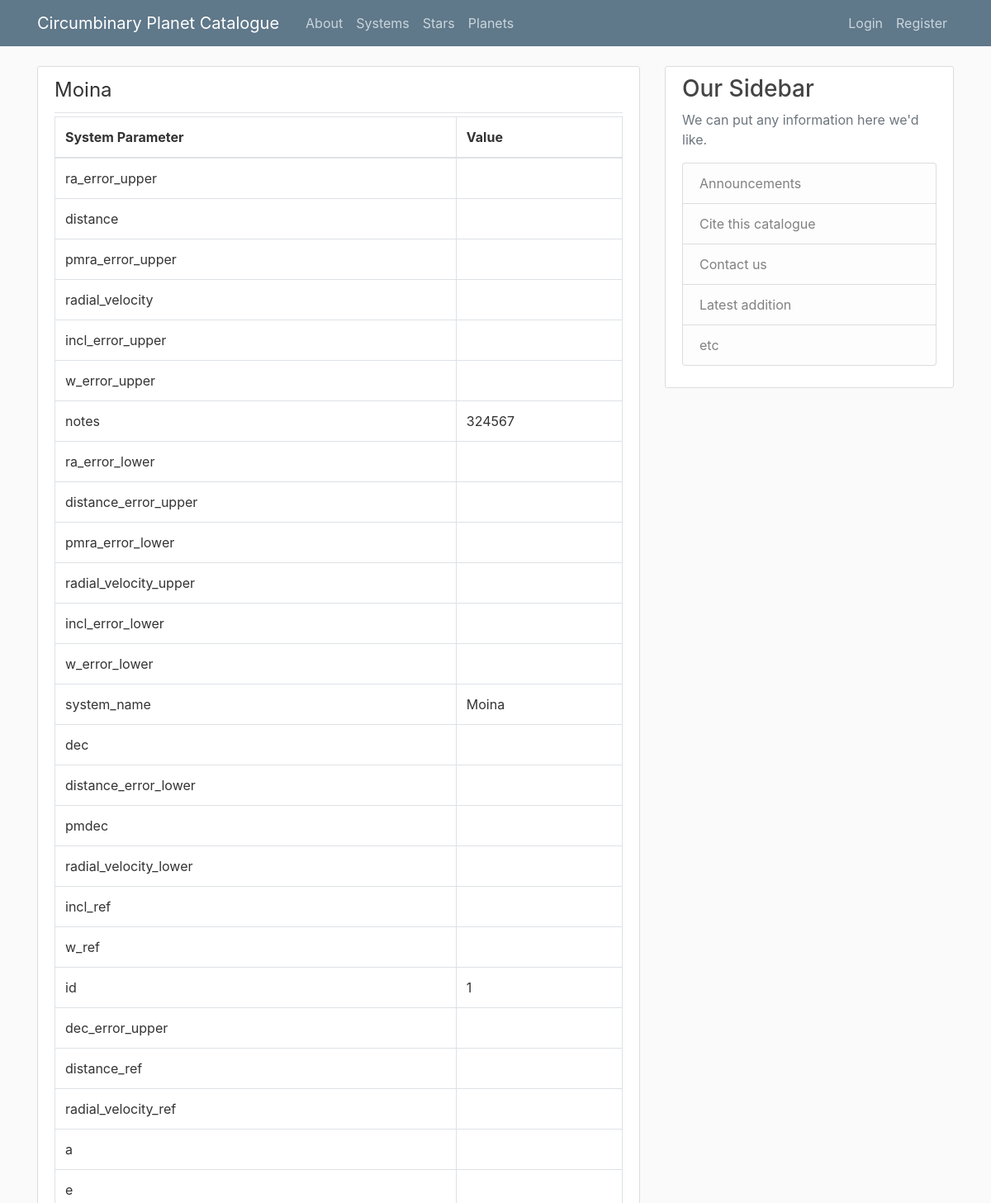
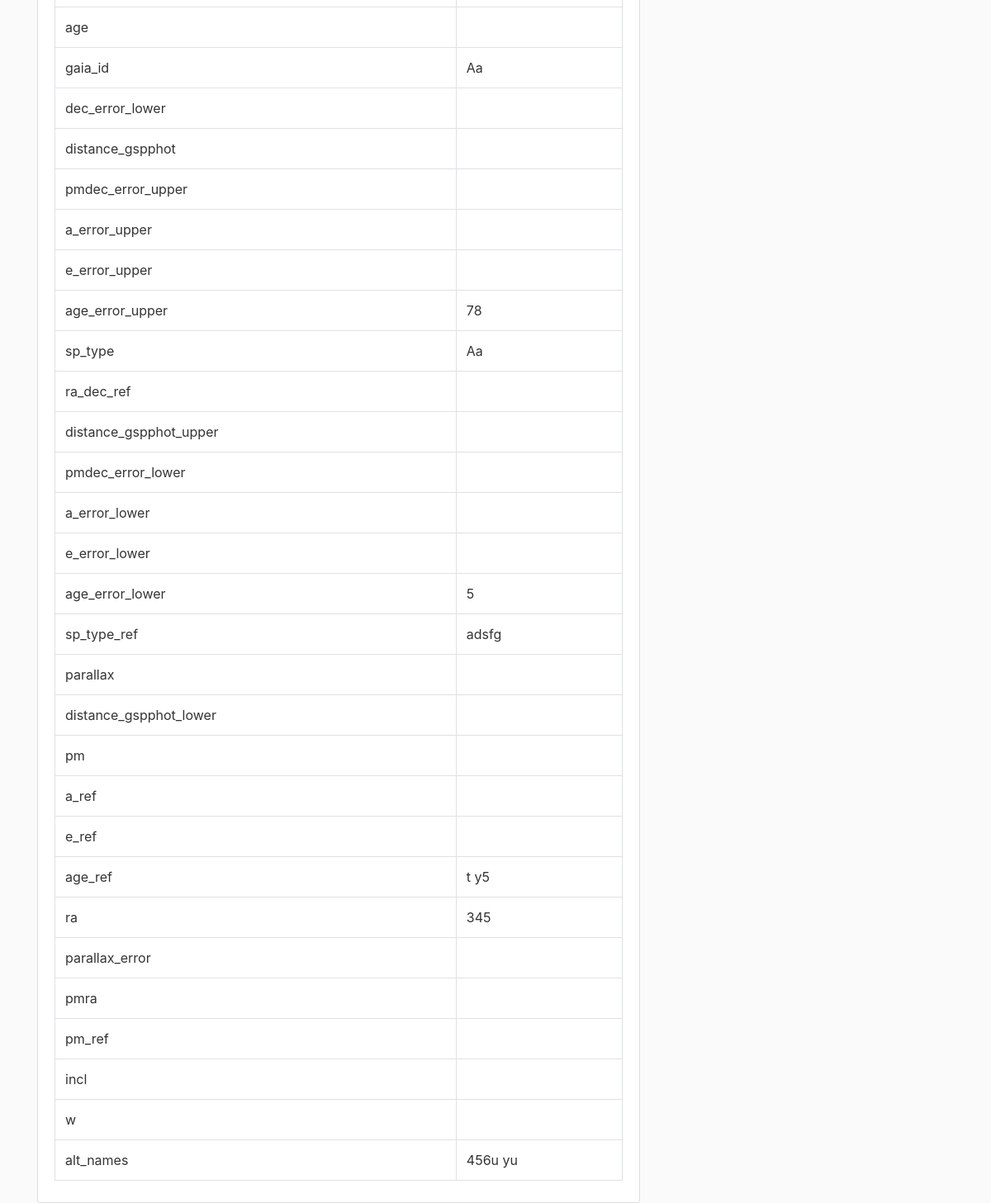
Screenshot of /system/1 with the database file from the repository (2 pictures, top to bottom).
### flaskblog/models.py (models this page shows, shortened)
class System(db.Model):
    id = db.Column(db.Integer, primary_key=True)
    system_name = db.Column(db.String, nullable=False)
    gaia_id = db.Column(db.String)
    sp_type = db.Column(db.String)
    sp_type_ref = db.Column(db.String)
    ra = db.Column(db.String)
    ra_error_upper = db.Column(db.String)
    ra_error_lower = db.Column(db.String)
    dec = db.Column(db.String)
    dec_error_upper = db.Column(db.String)
    dec_error_lower = db.Column(db.String)
    ra_dec_ref = db.Column(db.Text)
    parallax = db.Column(db.String)
    parallax_error = db.Column(db.String)
    distance = db.Column(db.String)
    distance_error_upper = db.Column(db.String)
    distance_error_lower = db.Column(db.String)
    distance_ref = db.Column(db.Text)
    distance_gspphot = db.Column(db.String)
    distance_gspphot_upper = db.Column(db.String)
    distance_gspphot_lower = db.Column(db.String)
    pmra = db.Column(db.String)
    pmra_error_upper = db.Column(db.String)
    pmra_error_lower = db.Column(db.String)
    pmdec = db.Column(db.String)
    pmdec_error_upper = db.Column(db.String)
    pmdec_error_lower = db.Column(db.String)
    pm = db.Column(db.String)
    pm_ref = db.Column(db.Text)
    radial_velocity = db.Column(db.String)
    radial_velocity_upper = db.Column(db.String)
    radial_velocity_lower = db.Column(db.String)
    radial_velocity_ref = db.Column(db.Text)
    a = db.Column(db.String)
    a_error_upper = db.Column(db.String)
    a_error_lower = db.Column(db.String)
    a_ref = db.Column(db.Text)
    incl = db.Column(db.String)
    incl_error_upper = db.Column(db.String)
    incl_error_lower = db.Column(db.String)
    incl_ref = db.Column(db.Text)
    e = db.Column(db.String)
    e_error_upper = db.Column(db.String)
    e_error_lower = db.Column(db.String)
    e_ref = db.Column(db.Text)
    w = db.Column(db.String)
    w_error_upper = db.Column(db.String)
    w_error_lower = db.Column(db.String)
    w_ref = db.Column(db.Text)
    age = db.Column(db.String)
    age_error_upper = db.Column(db.String)
    age_error_lower = db.Column(db.String)
    age_ref = db.Column(db.Text)
    alt_names = db.Column(db.String)
    notes = db.Column(db.String)
    user_id = db.Column(db.Integer, db.ForeignKey('user.id'), nullable=False)

### flaskblog/systems/routes.py (the view)
@systems_bp.route("/system/<int:system_id>", methods=['GET', 'POST'])
def system(system_id):
    system = System.query.get_or_404(system_id)
    return render_template('system.html', title=system.system_name, system=system.__dict__)

### flaskblog/templates/system.html (shortened to what this page needs)
{% extends "layout.html" %}
{% block content %}
        <article class="media content-section">
          <div class="media-body">
            <div class="article-metadata">
                <legend class=""> {{ system.system_name }}  </legend>
            </div>
            <table class="table table-bordered">
                <thead>
                  <tr>
                    <th scope="col">System Parameter </th>
                    <th scope="col">Value </th>
                  </tr>
                </thead>
                <tbody>
                    {% for param, val in system.items() %}
                        {% if param not in ['user_id', '_sa_instance_state'] %}
                        <tr> <td> {{ param }} </td> <td> {{ val }} </td> </tr>
                        {% endif %}
                    {% endfor %}
                </tbody>
              </table>
          </div>
        </article>
{% endblock content %}

### flaskblog/templates/layout.html (shortened to what this page needs)
<!DOCTYPE html>
<html>
<head>
    <link rel="stylesheet" href="https://maxcdn.bootstrapcdn.com/bootstrap/4.0.0/css/bootstrap.min.css">
    <link rel="stylesheet" type="text/css" href="{{ url_for('static', filename='main.css') }}">
</head>
<body>
    <header class="site-header">
      <nav class="navbar navbar-expand-md navbar-dark bg-steel fixed-top">
        <div class="container">
          <a class="navbar-brand mr-4" href="/"> Circumbinary Planet Catalogue </a>
          <div class="collapse navbar-collapse" id="navbarToggle">
            <div class="navbar-nav mr-auto">
              <a class="nav-item nav-link" href="{{ url_for('main.about') }}">About</a>
              <a class="nav-item nav-link" href="{{ url_for('systems.systems') }}">Systems</a>
              <a class="nav-item nav-link" href="{{ url_for('stars.stars') }}">Stars</a>
              <a class="nav-item nav-link" href="{{ url_for('planets.planets') }}">Planets</a>
            </div>
            <div class="navbar-nav">
              {% if current_user.is_authenticated %}
              <li class="nav-item dropdown">
                <a class="nav-link dropdown-toggle" id="navbarDropdown" role="button" data-toggle="dropdown" aria-haspopup="true" aria-expanded="false">
                  User Menu
                </a>
              <div class="dropdown-menu"  aria-labelledby="navbarDropdown">
              <a class="dropdown-item" href="{{ url_for('systems.new_system') }}">Add New System</a>
              <a class="dropdown-item" href="{{ url_for('stars.new_star') }}">Add New Star</a>
              <a class="dropdown-item" href="{{ url_for('planets.new_planet') }}">Add New Planet</a>
              <a class="dropdown-item" href="{{ url_for('users.account') }}">My Account</a>
              <a class="dropdown-item" href="{{ url_for('users.logout') }}">Log Out</a>
              </div>
          </li>
              {% else %}
                <a class="nav-item nav-link" href="{{ url_for('users.login') }}">Login</a>
                <a class="nav-item nav-link" href="{{ url_for('users.register') }}">Register</a>
              {% endif %}
            </div>
          </div>
        </div>
      </nav>
    </header>
    <main role="main" class="container">
      <div class="row">
        <div class="col-md-8">
          {% block content %}{% endblock %}
        </div>
        <div class="col-md-4">
          <div class="content-section">
            <h3>Our Sidebar</h3>
            <p class='text-muted'>We can put any information here we'd like.
              <ul class="list-group">
                <li class="list-group-item list-group-item-light">Announcements</li>
                <li class="list-group-item list-group-item-light">Cite this catalogue</li>
                <li class="list-group-item list-group-item-light">Contact us</li>
                <li class="list-group-item list-group-item-light">Latest addition</li>
                <li class="list-group-item list-group-item-light">etc</li>
              </ul>
            </p>
          </div>
        </div>
      </div>
    </main>
</body>
</html>

### flaskblog/static/main.css (style rules this page uses)
body { background: #fafafa; color: #333333; margin-top: 5rem; }
h1, h2, h3, h4, h5, h6 { color: #444444; }
.bg-steel { background-color: #5f788a; }
.site-header .navbar-nav .nav-link { color: #cbd5db; }
.content-section { background: #ffffff; padding: 10px 20px; border: 1px solid #dddddd; border-radius: 3px; margin-bottom: 20px; }
.article-metadata { padding-bottom: 1px; margin-bottom: 4px; border-bottom: 1px solid #e3e3e3 }

### rows the page displays
System: system_name "Moina", param "notes", notes "324567", param "system_name", param "gaia_id", gaia "Aa", param "age_error_upper", age_error_upper "78", param "sp_type", sp_type "Aa", param "sp_type_ref", sp_type_ref "adsfg", param "age_ref", age_ref "t y5", param "ra", ra "345", param "alt_names", alt_names "456u yu"

### other values shown
{{ param }} "ra_error_upper" "distance" "pmra_error_upper" "radial_velocity" "incl_error_upper" "w_error_upper" "ra_error_lower" "distance_error_upper" "pmra_error_lower" "radial_velocity_upper" "incl_error_lower" "w_error_lower" "dec" "distance_error_lower" "pmdec" "radial_velocity_lower" "incl_ref" "w_ref" "id" "dec_error_upper" "distance_ref" "radial_velocity_ref" "a" "e" "age" "dec_error_lower" "distance_gspphot" "pmdec_error_upper" "a_error_upper" "e_error_upper" "ra_dec_ref" "distance_gspphot_upper" "pmdec_error_lower" "a_error_lower" "e_error_lower" "age_error_lower" "parallax" "distance_gspphot_lower" "pm" "a_ref" "e_ref" "parallax_error" "pmra" "pm_ref" "incl" "w"
{{ val }} "1" "5"
